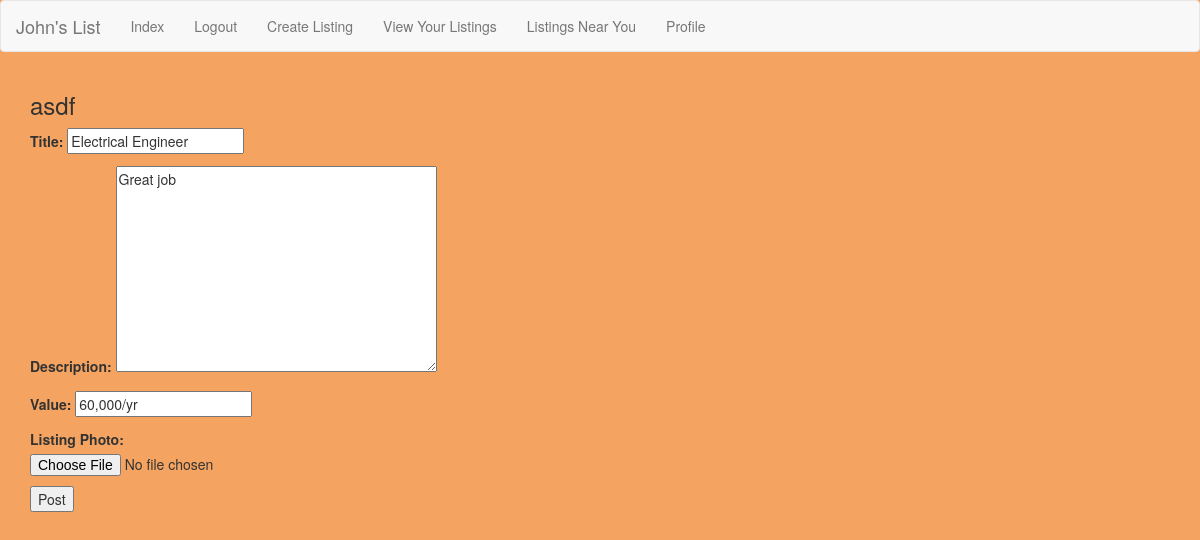
Before: /accounts/profile/listings/update_listing/2/ (signed in) with the older database file.
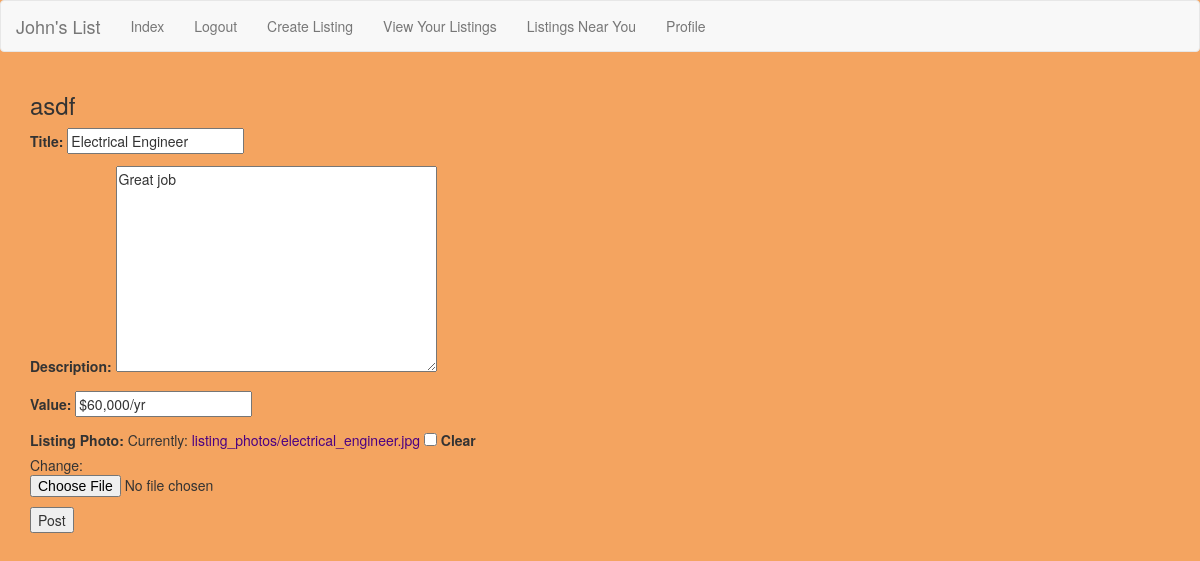
After: the same page with the newer database file.
### craigs_list/models.py (models this page shows, shortened)
class Listing(models.Model):
    listing_category = models.ForeignKey(Category)
    listing_subcategory = models.ForeignKey(SubCategory)
    city = models.CharField(max_length=30, choices=CITY_CHOICES, default=GREENVILLE)
    title = models.CharField(max_length=30)
    description = models.TextField()
    value = models.CharField(max_length=30)
    user = models.ForeignKey(User)
    created = models.DateTimeField(auto_now_add=True)
    photo = models.ImageField(upload_to="listing_photos", null=True, blank=True, verbose_name="Listing Photo")

### craigs_list/views.py (the view, shortened to what this page needs)
# urls.py: url(r'^accounts/profile/listings/update_listing/(?P<pk>\d+)/$', ListingUpdateView.as_view(), name='update_listing_view'),
class ListingUpdateView(LoginRequiredMixin, UpdateView):
    model = Listing
    fields = ['title', 'description', 'value', 'photo']
    success_url = '/accounts/profile/listings'

### templates/craigs_list/listing_form.html (shortened to what this page needs)
{% extends "base.html" %}
{% block content %}
  <form class="" action="" method="post" enctype="multipart/form-data">
    {{ form.as_p }}
    <input type="submit" name="name" value="Post">
  </form>
{% endblock %}

Changed rows visible on the page:
changed Listing "Electrical Engineer": value "60,000/yr" → "$60,000/yr"
Other visible differences:
form field as_p: (not shown) → "☐"
text no longer shown: "Title: Description: Value: Listing Photo:"
text now shown: "Title: Description: Value: Listing Photo: Currently: listing_photos/electrical_engineer.jpg Clear Change:"
